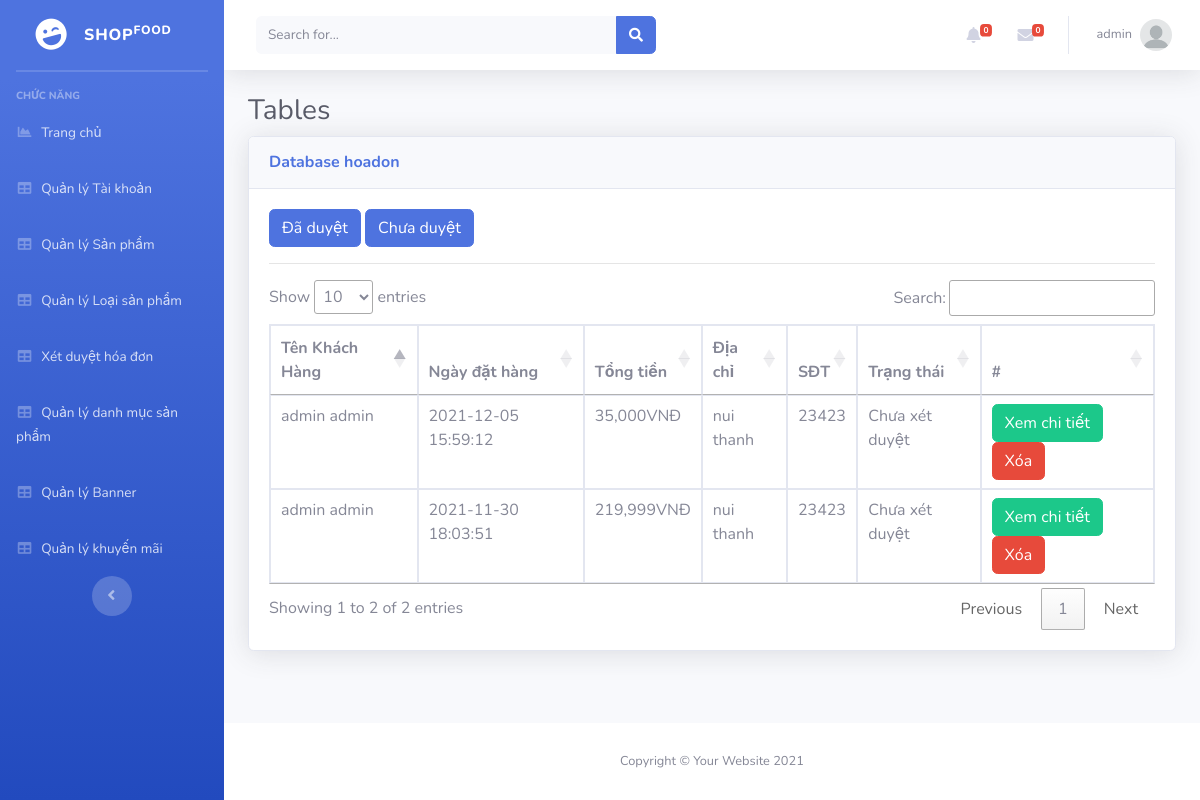
The app's page /Admin/index.php?mod=hoadon (signed in) with its own data.
### tables this page shows
CREATE TABLE `hoadon` (
  `MaHD` int(11) NOT NULL,
  `MaND` int(11) NOT NULL,
  `NgayLap` datetime NOT NULL,
  `NguoiNhan` varchar(50) NOT NULL,
  `SDT` varchar(20) NOT NULL,
  `DiaChi` varchar(100) NOT NULL,
  `PhuongThucTT` varchar(20) NOT NULL,
  `TongTien` float NOT NULL,
  `TrangThai` varchar(70) NOT NULL
);

### Admin/MVC/controllers/HoadonController.php (called while the page is built, shortened)
<?php
class HoaDonController
{
    var $hoadon_model;
    public function __construct()
    {
        $this->hoadon_model = new Hoadon();
    }
    function list()
    {
        if (isset($_GET['id'])) {
            $id = $_GET['id'];
            if ($id > 1) {
                $id = 0;
            }
            $data = $this->hoadon_model->trangthai($id);
        } else {
            $data = $this->hoadon_model->All();
        }
        require_once("MVC/Views/Admin/index.php");
    }
}

### Admin/MVC/Models/connection.php (called while the page is built, shortened)
<?php
    class Connection{
        function __construct()
        {
            $severname ="localhost";
            $username ="root";
            $password ="";
            $db_name ="shopfoodvn";
            $this->conn = new mysqli($severname,$username,$password,$db_name);
        }
    }
?>

### Admin/MVC/Models/model.php (called while the page is built, shortened)
<?php
require_once("connection.php");
class Model
{
    var $table;
    var $contens;
    function __construct()
    {
        $conn_obj = new Connection();
        $this->conn = $conn_obj->conn;
    }
    function All()
    {
        $query = "select * from $this->table ORDER BY $this->contens DESC ";
        require("result.php");
        return $data;
    }
}

### Admin/MVC/Models/result.php (called while the page is built)
<?php
$result = $this->conn->query($query);
$data = array();
while ($row = $result->fetch_assoc()) {
    $data[] = $row;
}
?>

### Admin/MVC/Views/hoadon/list.php (the view, shortened to what this page needs)
<a href="?mod=hoadon&id=1" type="button" class="btn btn-primary">Đã duyệt</a>
<a href="?mod=hoadon&id=0" type="button" class="btn btn-primary">Chưa duyệt</a>
<hr>
<table class="table table-bordered" id="dataTable" width="100%" cellspacing="0">
  <thead>
    <tr>
      <th scope="col">Tên Khách Hàng</th>
      <th scope="col">Ngày đặt hàng</th>
      <th scope="col">Tổng tiền</th>
      <th scope="col">Địa chỉ</th>
      <th scope="col">SĐT</th>
      <th scope="col">Trạng thái</th>
      <th>#</th>
    </tr>
  </thead>
  <tbody>
    <?php foreach ($data as $row) { ?>
      <tr>
        <td><?= $row['NguoiNhan'] ?></td>
        <td><?= $row['NgayLap'] ?></td>
        <td><?= number_format($row['TongTien']) ?>VNĐ</td>
        <td><?= $row['DiaChi'] ?></td>
        <td><?= $row['SDT'] ?></td>
        <td><?php if($row['TrangThai']==0){
            echo 'Chưa xét duyệt';
        }else{
            echo 'Đã xét duyệt';
        }
        ?></td>
        <td>
          <a href="?mod=hoadon&act=chitiet&id=<?= $row['MaHD'] ?>" class="btn btn-success" >Xem chi tiết</a>
          <a href="?mod=hoadon&act=delete&id=<?= $row['MaHD'] ?>" onclick="return confirm('Bạn có thật sự muốn xóa ?');" type="button" class="btn btn-danger">Xóa</a>
        </td>
      </tr>
    <?php } ?>
</table>

### records on screen
hoadon: NguoiNhan "admin admin", NgayLap "2021-12-05 15:59:12", TongTien "35,000", DiaChi "nui thanh", SDT "23423", TrangThai "Chưa xét duyệt"
hoadon: NguoiNhan "admin admin", NgayLap "2021-11-30 18:03:51", TongTien "219,999", DiaChi "nui thanh", SDT "23423", TrangThai "Chưa xét duyệt"

### other values on screen
$_SESSION['login']['TaiKhoan'] "admin"
$mod "hoadon"
